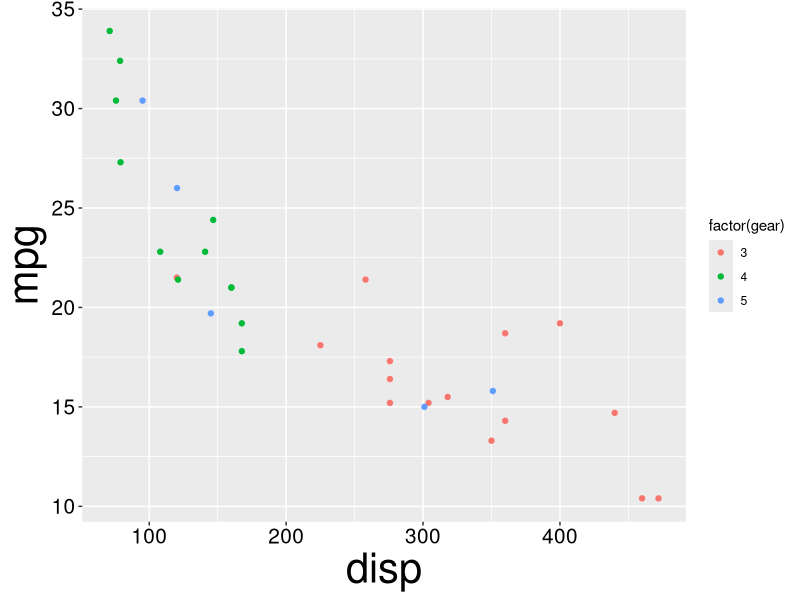
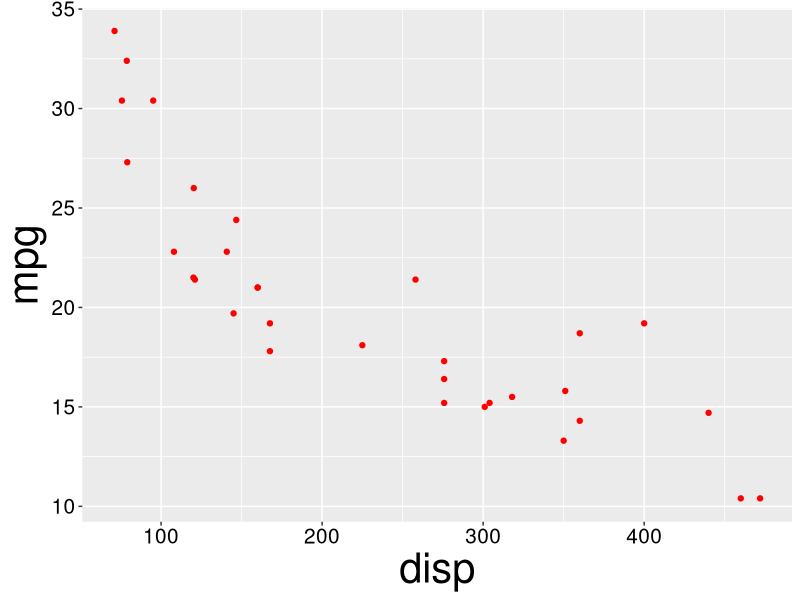
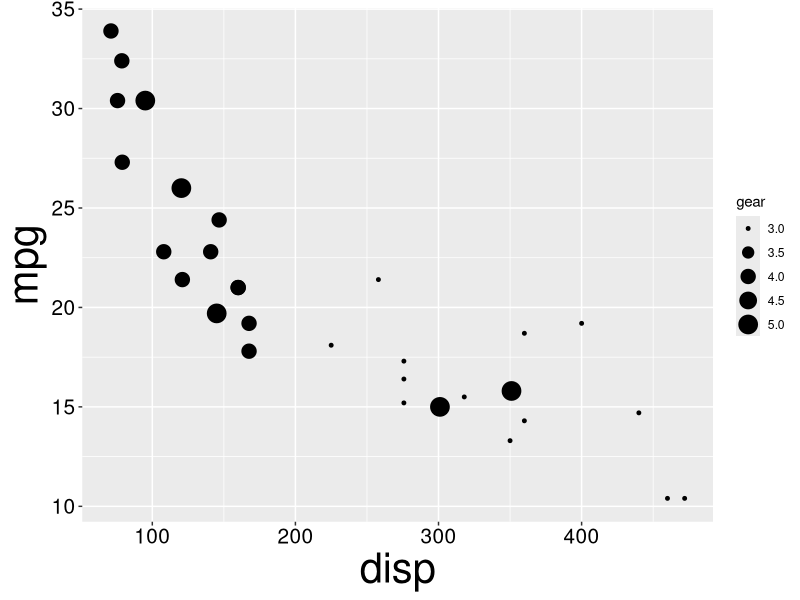
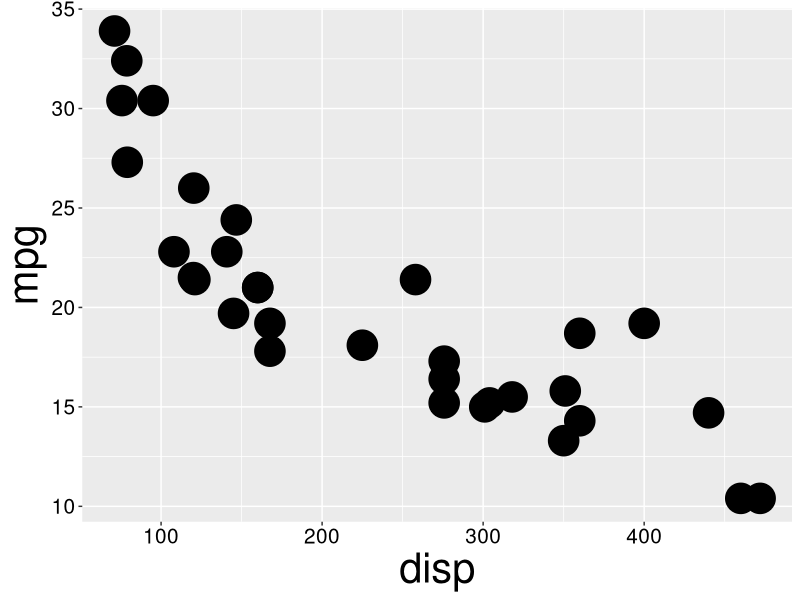
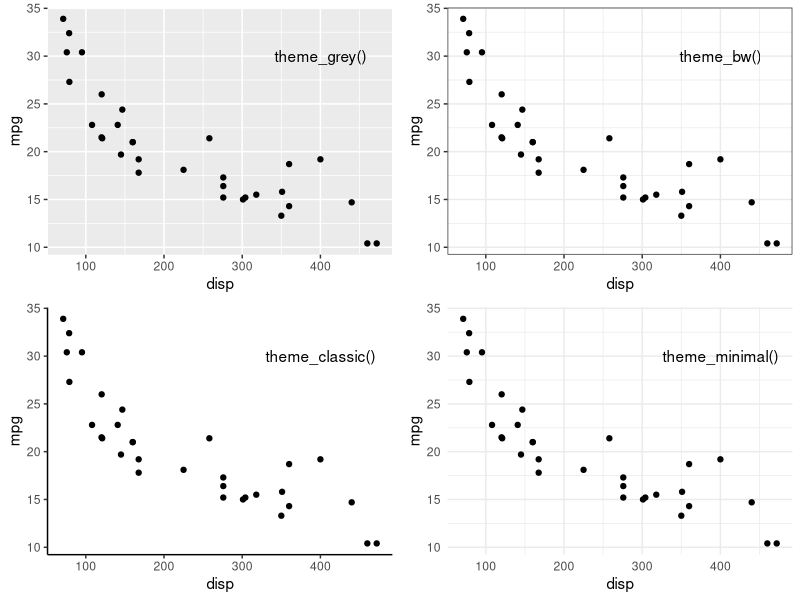
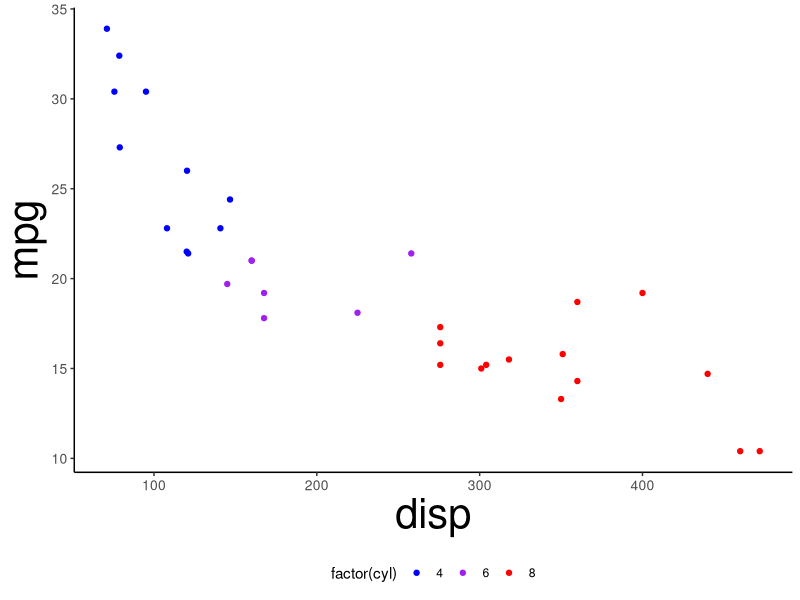
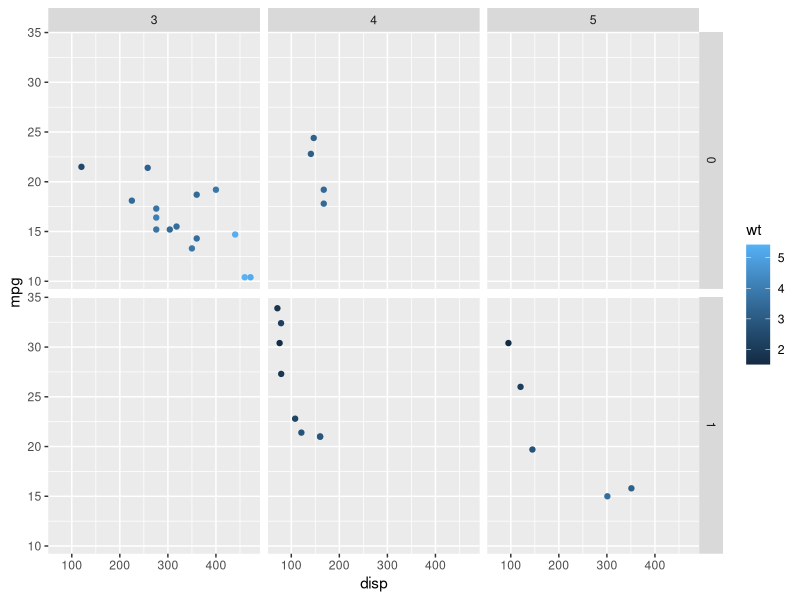
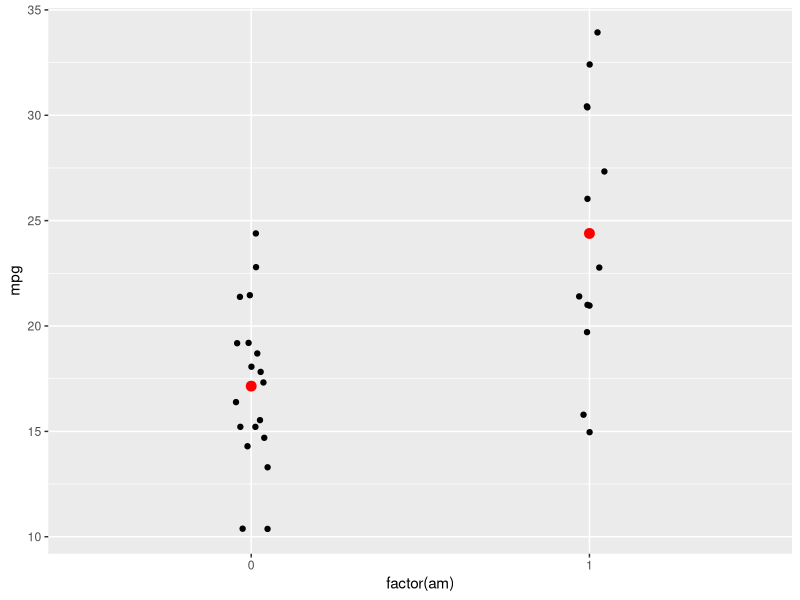

Reproduce these figures in R, in order.
## ---- chunk 1
knitr::opts_chunk$set(echo = FALSE, cache=TRUE)
library(tidyverse)
library(knitr)
library(ggpubr)
presTheme <- theme(axis.title=element_text(size=30),axis.text=element_text(size=15))
theme_set(presTheme)
# theme_set(theme_classic())
set.seed(123)
## ---- chunk 2
  head(iris) #Regular data frame
## ---- chunk 3
as_tibble(iris) #This is usually done automatically
## ---- chunk 4
  head(iris)
## ---- chunk 5
  irisTemp <- select(iris,Petal.Length,Petal.Width,Species)
## ---- chunk 6
  head(irisTemp)
## ---- chunk 7
  head(iris,3)
## ---- chunk 8
  irisTemp <- select(iris,Petal.Length:Species)
## ---- chunk 9
  head(irisTemp,3)
## ---- chunk 10
  head(iris,3)
## ---- chunk 11
  irisTemp <- select(iris,-Species)
## ---- chunk 12
  head(irisTemp,3)
## ---- chunk 13
  head(iris,5)
## ---- chunk 14
  irisTemp <- filter(iris,Sepal.Length<5,Species=='versicolor')
## ---- chunk 15
  head(irisTemp,3)
## ---- chunk 16
  irisTemp <- mutate(iris,P.Width2=Petal.Width^2) #Squares Petal.Width
## ---- chunk 17
  head(irisTemp,3)
## ---- chunk 18
  irisTemp <- mutate(iris,Petal.Width=Petal.Width^2)
## ---- chunk 19
  head(irisTemp,3)
## ---- chunk 20
  head(iris,3)
## ---- chunk 21
  irisTemp <- mutate(iris, across(c(Sepal.Length,Petal.Width), ~.^2))
## ---- chunk 22
  head(irisTemp,3)
## ---- chunk 23
  head(iris,3)
## ---- chunk 24
  irisTemp <- rename(iris, PWidth=Petal.Width, PLength=Petal.Length)
## ---- chunk 25
  head(irisTemp,3)
## ---- chunk 26
  irisTemp2 <- transmute(iris, P.Width2=(Petal.Width^2))
## ---- chunk 27
  head(irisTemp2,3)
## ---- chunk 28
 iris %>% filter(Species=='virginica') %>%
  transmute(Species,P.Area=Petal.Length*Petal.Width,S.Area=Sepal.Length*Sepal.Width) %>%
  head(10)
## ---- chunk 29
  irisTemp <- select(iris,Sepal.Length,Species) %>% #Selects Sepal.Length & Species
    filter(Sepal.Length>5,Species=='versicolor') %>% #Filters using dataframe from above
    mutate(SLength2=Sepal.Length^2) #Mutates using dataframe from above
## ---- chunk 30
  head(irisTemp)
## ---- chunk 31
#Some data to work with
bats <- data.frame(bat=letters[1:3], weight = seq(1,3,1),
                    height=seq(2.5,5.5,length=3), wings=rep(2,3))
## ---- chunk 32
bats
## ---- chunk 33
pivot_longer(bats,-bat)
## ---- chunk 34
(longBats <- bats %>% pivot_longer(cols=weight:wings, #Columns to be made into 2
                          names_to='trait', #Name of "naming" column
                          values_to='meas')) #Name of "value" column
## ---- chunk 35
longBats %>% pivot_wider(names_from=trait, #Names of new columns
                         values_from=meas) #Values to go into new columns
#Note: this must have unique row identifiers
## ---- chunk 36
CO2 %>%
  filter(Type=='Quebec',Treatment=='nonchilled') %>%
  select(-Type,-Treatment) %>%
  pivot_wider(names_from=Plant,values_from=uptake)
## ---- chunk 37
with(iris,tapply(Petal.Width,Species,mean)) #Using tapply
## ---- chunk 38
aggregate(Petal.Width~Species,data=iris,mean) #Using aggregate
## ---- chunk 39
iris %>% group_by(Species) %>% #Group by species
  summarize(meanPWidth=mean(Petal.Width), #Mean of Petal.Width
            sdPWidth=sd(Petal.Width)) #SD of Petal.Width
## ---- chunk 40
iris %>% group_by(Species) %>% #Group by species
  summarize(count=n(), #Number of rows
            med=median(Petal.Width), #Median
            iqr=IQR(Petal.Width)) #Inter-quartile range
## ---- chunk 41
iris %>% group_by(Species) %>%
  mutate(ID=1:n()) %>% #Makes ID column, with numbers 1-N
  filter(ID<4) #Selects ID 1-3 from each group

## ---- chunk 42
iris %>% group_by(Species) %>%
  slice(1:3) #Selects rows 1-3 from each group
## ---- chunk 43
InsectSprays %>% group_by(spray) %>%
  summarize(mean=mean(count),sd=sd(count),.groups='keep') %>%
  pivot_longer(cols=mean:sd,names_to='stat',values_to='value') %>%
  pivot_wider(names_from=spray,values_from=value)
## ---- chunk 44
data(mtcars) # mtcars dataset (built into R)
## ---- chunk 45
head(mtcars,5) # Show first 5 rows
## ---- chunk 46

## ---- chunk 47
data(mtcars) # mtcars dataset (built into R)
## ---- chunk 48
head(mtcars,5) # Show first 5 rows
## ---- chunk 49

## ---- chunk 50
data(mtcars) # mtcars dataset (built into R)
## ---- chunk 51
head(mtcars,5) # Show first 5 rows
## ---- chunk 52

## ---- chunk 53
ggplot(data=mtcars,aes(x=disp,y=mpg))+
  geom_point(aes(col=factor(gear)))
## ---- chunk 54
ggplot(data=mtcars,aes(x=disp,y=mpg))+
  geom_point(colour='red') 
## ---- chunk 55

## ---- chunk 56
ggplot(data=mtcars,aes(x=disp,y=mpg))+
  geom_point(aes(size=gear))
## ---- chunk 57
ggplot(data=mtcars,aes(x=disp,y=mpg))+
  geom_point(size=10) 
## ---- chunk 58

## ---- chunk 59
p <- ggplot(data=mtcars,aes(x=disp,y=mpg)) + geom_point()
p1 <- p + theme_grey() + annotate('text',y=30,x=400,label='theme_grey()') #Regular grey theme
p2 <- p + theme_bw() + annotate('text',y=30,x=400,label='theme_bw()') #B/W
p3 <- p + theme_classic() + annotate('text',y=30,x=400,label='theme_classic()') #Classic
p4 <- p + theme_minimal() + annotate('text',y=30,x=400,label='theme_minimal()') #Minimalistic
ggarrange(p1,p2,p3,p4,ncol=2,nrow=2)
## ---- chunk 60
myTheme <- theme_classic()+ #Existing theme
  #Makes axis text bigger
  theme(axis.title=element_text(size=30),
        axis.text=element_text(size=10),
        legend.position='bottom')


ggplot(data=mtcars,aes(x=disp,y=mpg))+
  # Maps cyl to colour
  geom_point(aes(col=factor(cyl))) +
  scale_colour_manual(values=c('blue','purple','red')) +
  myTheme

theme_set(theme_grey())

## ---- chunk 61
ggplot(mtcars,aes(x=disp,y=mpg))+ geom_point(aes(col=wt))+
  facet_grid(factor(am) ~ factor(gear))
## ---- chunk 62
ggplot(mtcars,aes(x=factor(am),y=mpg))+
  geom_point(position=position_jitter(width=0.05))+ #Adds noise to data in x-dimension
  geom_point(stat='summary',fun=mean,col='red',size=3) #Mean only
## ---- chunk 63
ggplot(arrange(mtcars,am,disp),aes(x=factor(am),y=mpg))+
  geom_point(position=position_jitter(width=0.05))+
  geom_pointrange(stat='summary',fun.data=mean_se,
                  fun.args = list(mult = 2),col='red') #Mean + 2 SE
## ---- chunk 64
ggplot(mtcars,aes(x=disp,y=mpg))+
  annotate('text',y=30,x=400,label='linear model')+
  geom_point() + geom_smooth(method='lm',formula=y~x)
## ---- chunk 65
ggplot(mtcars,aes(x=disp,y=mpg))+
  annotate('text',y=30,x=400,label='GAM smoother')+
  geom_point() + geom_smooth(method='gam',formula=y~s(x))
## ---- chunk 66
ggplot(mtcars,aes(x=log(disp),y=log(mpg)))+
  geom_point() +
  geom_smooth(method='lm',formula=y~x)
## ---- chunk 67
ggplot(mtcars,aes(x=disp,y=mpg))+
  geom_point() +
  geom_smooth(method='lm',formula=y~x)+
  scale_x_log10() + scale_y_log10() # sqrt is also popular
## ---- chunk 68
d1 <- data.frame(x=factor(c('a','b','c')),y=c(23,46,31))

p1 <- ggplot(d1,aes(x=x,y=y))+geom_col()+theme_classic()
p2 <- ggplot(d1,aes(x=x,y=1))+geom_point(aes(size=y))+theme_classic()+scale_size(range=c(5,15))
p3 <- ggplot(d1, aes(x="", y=y, fill=x)) + geom_bar(width = 1, stat = "identity")+
  coord_polar("y") + theme_void() + theme(axis.text.x=element_text(size=0))

ggarrange(p1,p2,p3,ncol=3)

## ---- chunk 69
p1 <- ggplot(mpg,aes(x=displ,y=cty))+
  geom_point() +
  geom_smooth(method='gam',formula=y~s(x),col='red')+
  theme_classic()

p2 <- ggplot(msleep,aes(x=bodywt,y=brainwt))+
  geom_point(aes(col=vore))+
  scale_x_log10()+scale_y_log10()+
  geom_smooth(method='lm',formula=y~x,col='black')+
  labs(x='Body weight (kg)',y='Brain Weight (kg)',col='Feeding')+
  theme_bw()

p3 <- ggplot(trees,aes(x=Girth,y=Height,col=Volume,size=Volume))+
  geom_point()+theme_grey() +
  theme(legend.text = element_text(size=8),legend.title = element_text(size=8)) +
  guides(colour = "none") #Turns off colour legend

p4 <- ggplot(starwars,aes(x=height))+geom_histogram()+facet_wrap(~sex)+ theme_minimal()+labs(x='Height of Star Wars Characters (cm)')

ggarrange(p1,p2,p3,p4,ncol=2,nrow=2)

## ---- chunk 70

## ---- chunk 71
co2mod <- CO2 %>%
  filter(Type=='Quebec') %>%
  #Code for nls begins here
  nls(uptake~SSasymp(conc,A,B,C),
      start=list(A=30,B=-15,C=-5),data=.)
## ---- chunk 72

